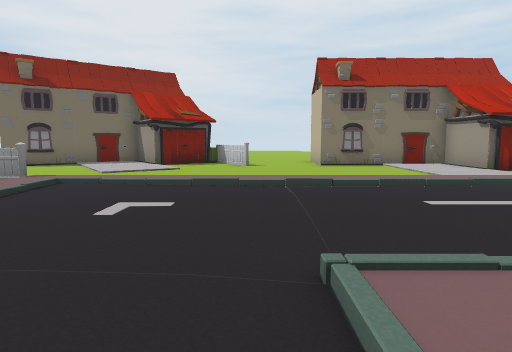
view 1 (above)

24 first-person views from a walk through a scene from a Unity 3-D project. The camera is 1.5 m above the floor, tilts 6° down and sees 75° across. The floor is counted in squares, 2 m on a side. Each view is taken from the middle of a square. On the plan, view 1 faces up. The plan holds only what a view shows up to about 11 squares ahead; the rest is blank. The place goes on beyond the plan.

view 2
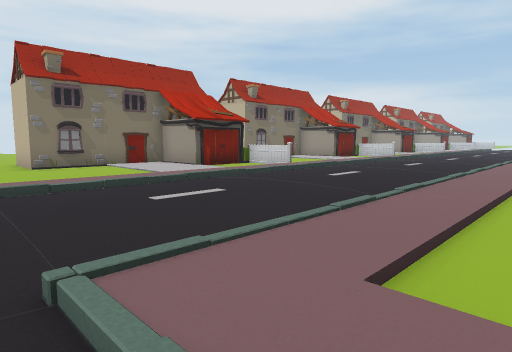

view 3
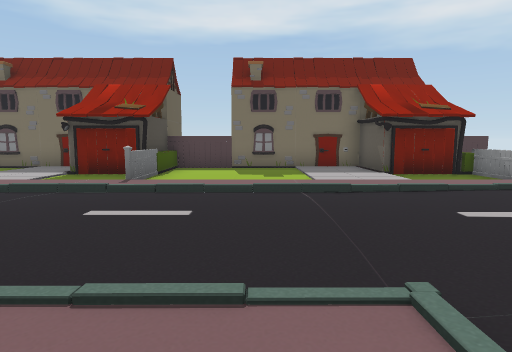

view 4
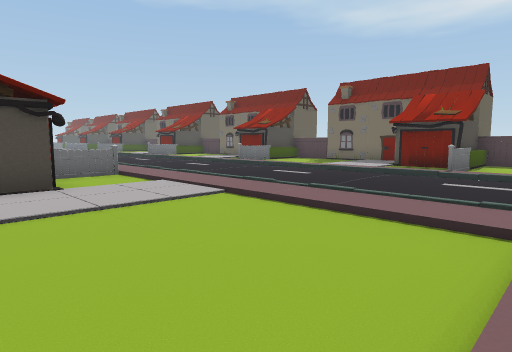

view 5
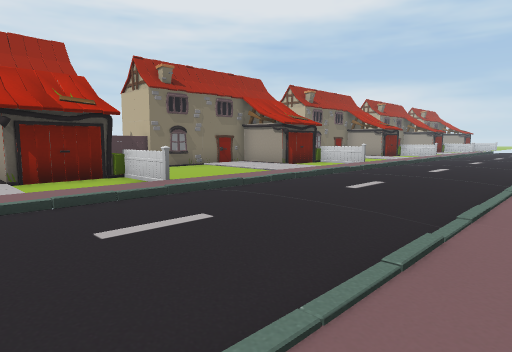

view 6
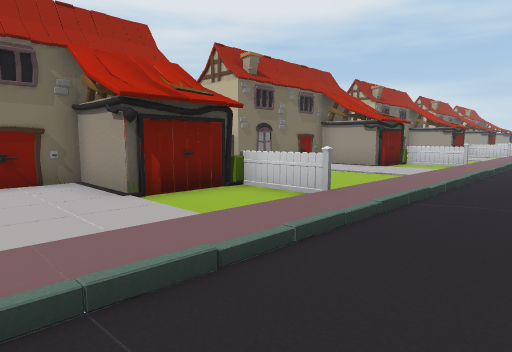

view 7
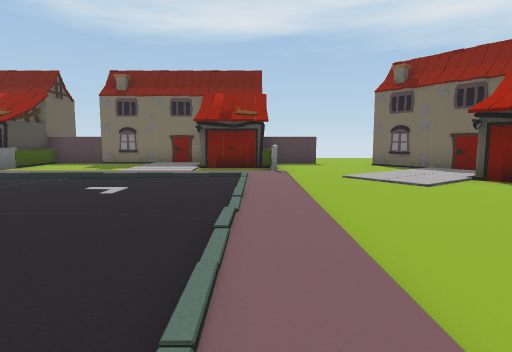

view 8
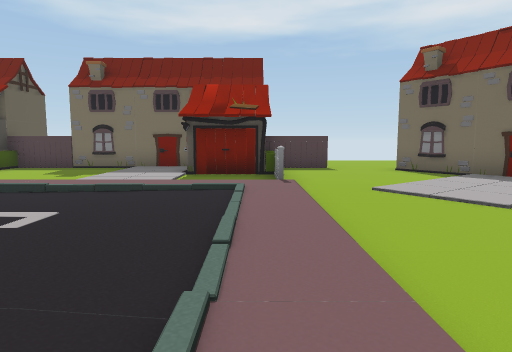

view 9
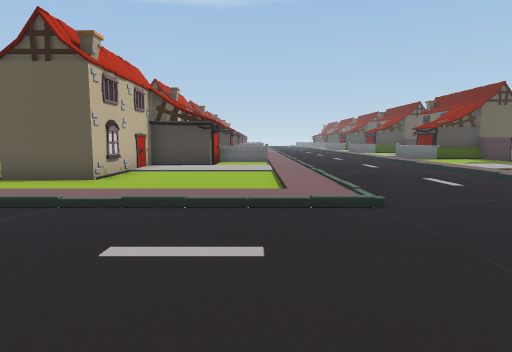

view 10
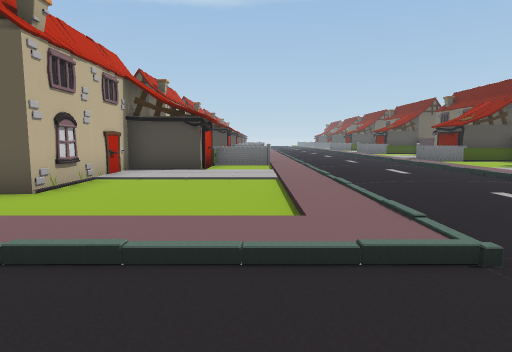

view 11
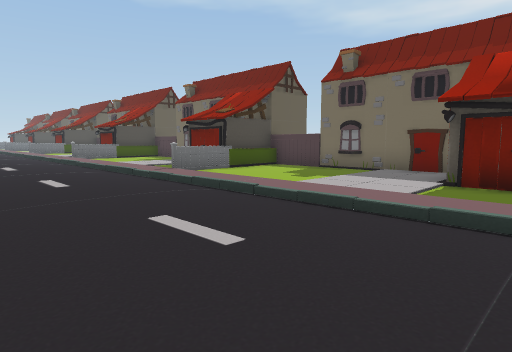

view 12
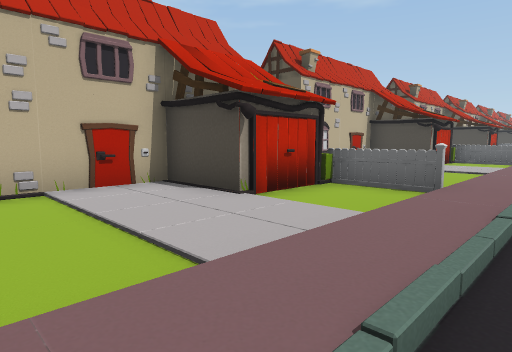

view 13
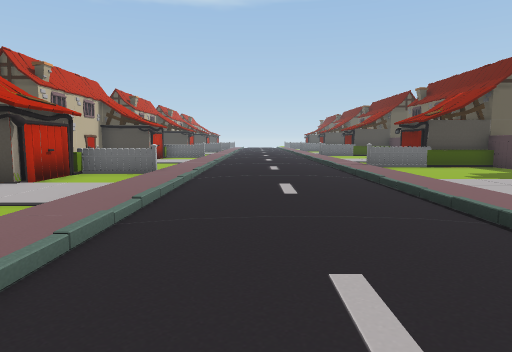

view 14
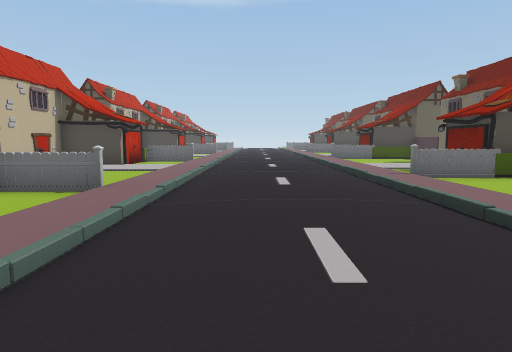

view 15
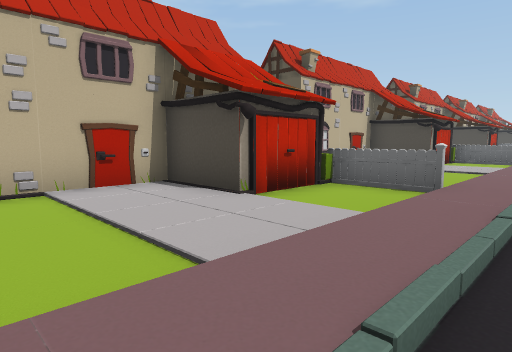

view 16
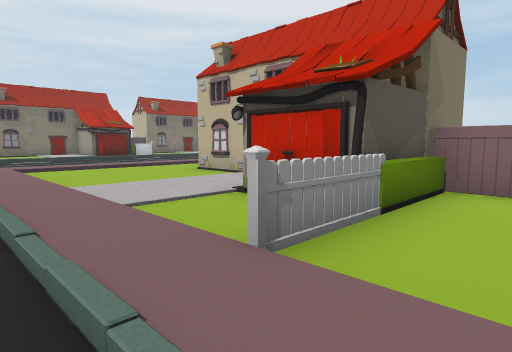

view 17
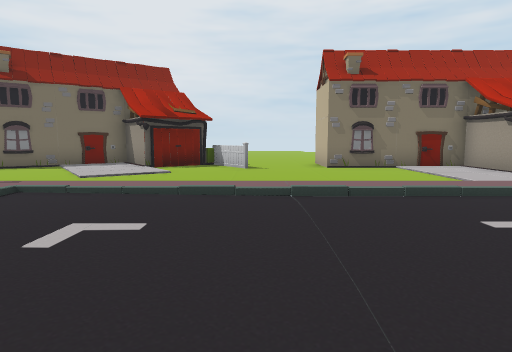

view 18
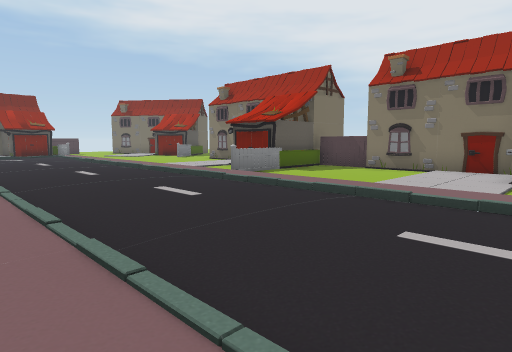

view 19
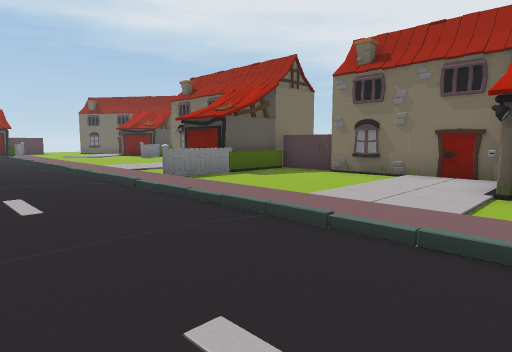

view 20
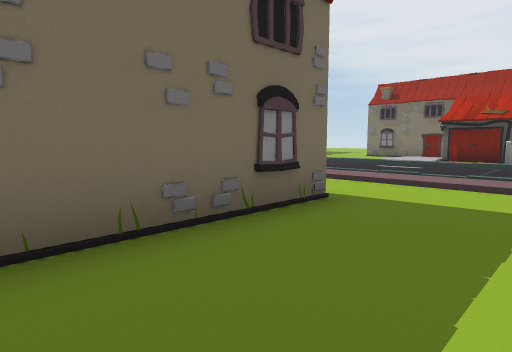

view 21
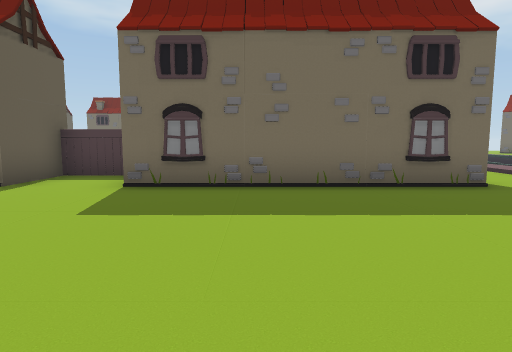

view 22
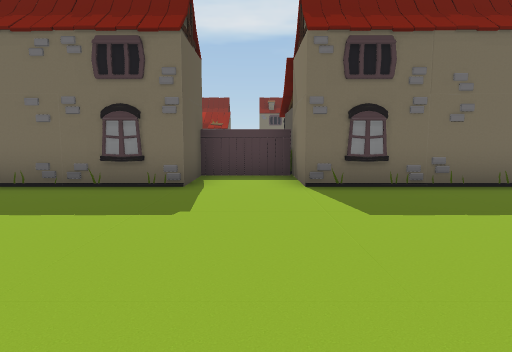

view 23
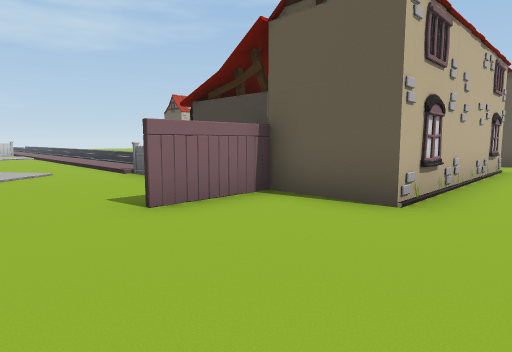

view 24
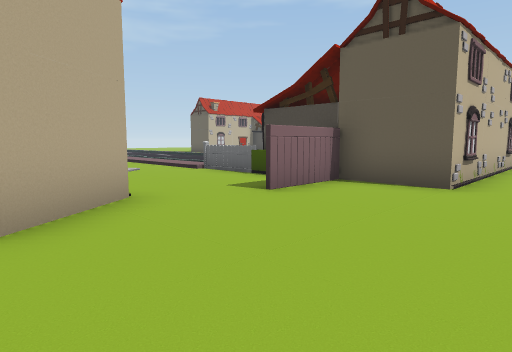

### Floor plan
Key: @ floor where view 1 was taken; # wall or solid block; . main floor; : floor 0.25 m higher than the main floor; / step, stairs or slope; G garage; B barrier; O other object.
Columns run from 12 left of view 1 to 15 right of it. Each row starts with its distance up from view 1.
 12 .   # O#GOGB  #
 11     #O...G B  #O### O##O###
 10 .   O  ...      ..G G   ..G
  9        ...      ..GGG   ..GG
  8    .#   ..      ....B   ...
  7    .# BB/////////.//B////.//
  6  .#OGGB ::::::::::::::::::::
  5  .#OGG  :...................
  4  . #....:...................
  3  . #....:...................
  2  .# ....:....///////////////
  1  .#     :....://////////////
  0         :...@:
 -1     # BB:....:
 -2     GGB :....:     #.
 -3     GG  :....:.... #.
 -4    #....:....:....# .
 -5    #....:....:....# . .  .
 -6     ....:....:  G O#.
 -7         :....:BBGGO#.
 -8         :....:.   #      .
 -9     # BB:....:    O
-10     GGB :....:     #.
-11     GG  :....:.... #.
-12        .:....:....#
-13       ..:....:....#
-14       ..:....:  G
-15         :....:BBGG
-16         :....:
-17     # BB:....:
-18     GGB :....:
-19     GG  :....:..
-20        .:....:..  #
-21        .:....:... #
-22                 G
-23               BBGG

Where each view was taken, in squares from view 1:
view 1: 0 up, 0 right, facing up
view 2: 0 up, 0 right, facing up-right
view 3: 1 up, 2 right, facing left
view 4: 1 up, 5 right, facing down-left
view 5: 1 up, 5 right, facing up-right
view 6: 4 up, 4 right, facing up-right
view 7: 6 up, 4 right, facing left
view 8: 6 up, 2 right, facing left
view 9: 6 up, 2 right, facing down
view 10: 4 up, 2 right, facing down
view 11: 2 down, 0 right, facing down-left
view 12: 2 down, 0 right, facing down-right
view 13: 7 down, 1 left, facing down
view 14: 10 down, 1 left, facing down
view 15: 10 down, 0 right, facing down-right
view 16: 9 down, 0 right, facing up-right
view 17: 1 up, 0 right, facing up
view 18: 1 up, 15 right, facing up-left
view 19: 3 up, 15 right, facing up-left
view 20: 5 down, 10 right, facing up-left
view 21: 5 down, 13 right, facing left
view 22: 8 down, 13 right, facing left
view 23: 10 up, 12 left, facing down-right
view 24: 12 up, 12 left, facing down-right
